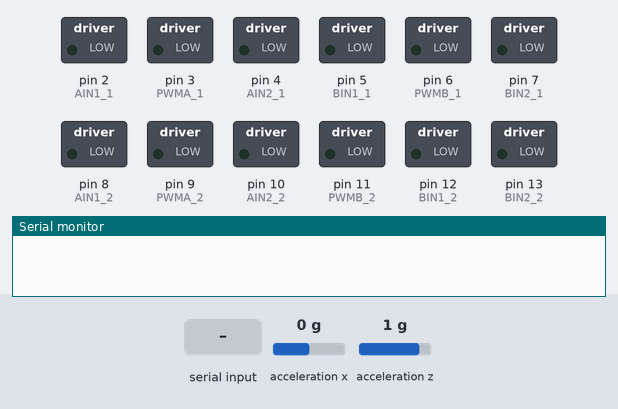
Recording of a sketch running on a simulated Arduino Uno, built with avr-gcc and run on an emulated ATmega328P. On the bench: switched loads named in the sketch (green lamp = pin HIGH), the last lines printed to the serial monitor. The inputs (shaded band) are chosen by the test bench; at power-on: acceleration x 0 g, acceleration z 1 g.

Above: at 1.2 s.
1.3 s: "1" received over Serial
At 3.5 s:
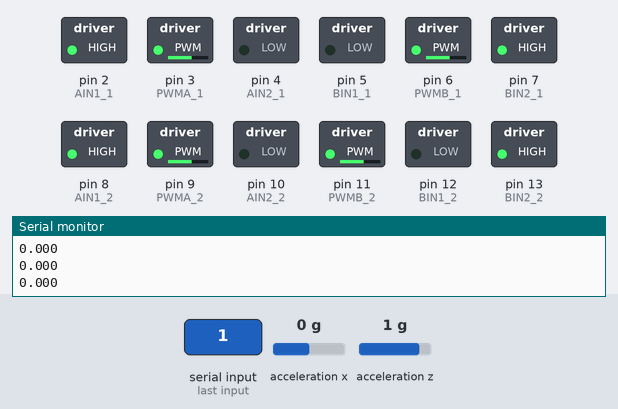
3.8 s: "0" received over Serial
At 6.9 s:
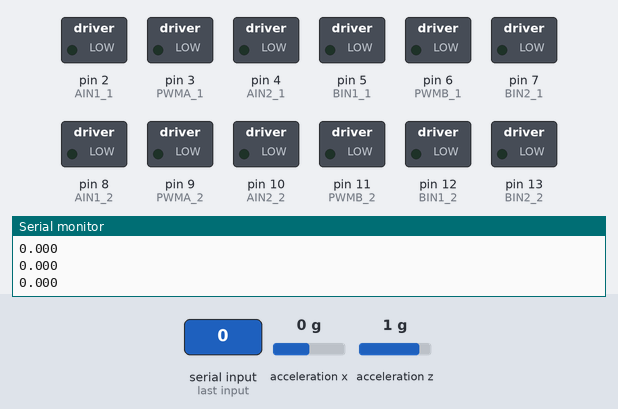
Timing chart, 0 to 8.4 s (numbered marks = the images above; inputs shaded):
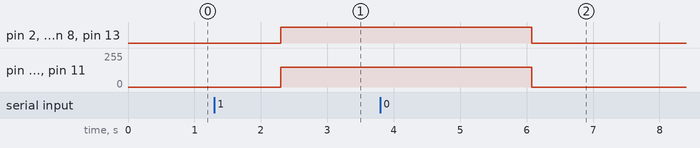

Measured:
- after the input at 1.3 s, pin 2 (AIN1_1), pin 7 (BIN2_1), pin 8 (AIN1_2), pin 13 (BIN2_2): LOW → HIGH after 1.0 s; pin 3 (PWMA_1), pin 6 (PWMB_1), pin 9 (PWMA_2), pin 11 (PWMB_2): 0/255 → 150/255 after 1.0 s
- after the input at 3.8 s, pin 2 (AIN1_1), pin 7 (BIN2_1), pin 8 (AIN1_2), pin 13 (BIN2_2): HIGH → LOW after 2.3 s; pin 3 (PWMA_1), pin 6 (PWMB_1), pin 9 (PWMA_2), pin 11 (PWMB_2): 150/255 → 0/255 after 2.3 s

The sketch:

small_rover_go.ino
```cpp
#include <DHT.h>
#include <DHT_U.h>
#include "DHT.h" //ライブラリインクルード
#define DHT_Pin 15 //DHT11のDATAピンを定義
#define DHT_Type DHT11 //センサの型番定義　DHT11,DHT22など
#include <Arduino.h>
#include <Wire.h>
#include "SparkFun_MMA8452Q.h"

MMA8452Q accel;

int data = 0;

const int PWMA_1 = 3;     // Front Motor (left)
const int AIN1_1 = 2;
const int AIN2_1 = 4;
                        // Front  Motor (right)
const int PWMB_1 = 6;
const int BIN1_1 = 5;
const int BIN2_1 = 7;

const int PWMA_2 = 9;     // Rear Motor (left)
const int AIN1_2 = 8;
const int AIN2_2 = 10;
                        // Rear  Motor (right)
const int PWMB_2 = 11;
const int BIN1_2 = 12;
const int BIN2_2 = 13;

void setup()
{
                        // Front Motor (left) : set all pins as output
  pinMode(AIN1_1, OUTPUT);
  pinMode(AIN2_1, OUTPUT);
  pinMode(PWMA_1, OUTPUT);

                        // Front Motor (right) : set all pins as output
  pinMode(BIN1_1, OUTPUT);
  pinMode(BIN2_1, OUTPUT);
  pinMode(PWMB_1, OUTPUT);
                        // Rear Motor (left) : set all pins as output
  pinMode(AIN1_2, OUTPUT);
  pinMode(AIN2_2, OUTPUT);
  pinMode(PWMA_2, OUTPUT);

                        // Rear Motor (right) : set all pins as output
  pinMode(BIN1_2, OUTPUT);
  pinMode(BIN2_2, OUTPUT);
  pinMode(PWMB_2, OUTPUT);

  Serial.begin(9600);
  Wire.begin();

  if (accel.begin() == false) {
    Serial.println("Not Connected. Please check connections and read the hookup guide.");
    while (1);
  }
}

void loop() {
  if (Serial.available() > 0) {
    data = Serial.read();//シリアル通信で受け取ったデータを読み込む
  }
    if (data == '0') { //停止
    digitalWrite(AIN1_1, LOW);
    digitalWrite(AIN2_1, LOW);
    analogWrite(PWMA_1, 0);

    digitalWrite(BIN1_1, LOW);
    digitalWrite(BIN2_1, LOW);
    analogWrite(PWMB_1, 0);

    digitalWrite(AIN1_2, LOW);
    digitalWrite(AIN2_2, LOW);
    analogWrite(PWMA_2, 0);

    digitalWrite(BIN1_2, LOW);
    digitalWrite(BIN2_2, LOW);
    analogWrite(PWMB_2, 0);

  } else if (data == '1') {//前進
    delay(1000);
    digitalWrite(AIN1_1, HIGH);
    digitalWrite(AIN2_1, LOW);
    analogWrite(PWMA_1, 150);

    digitalWrite(BIN1_1, LOW);
    digitalWrite(BIN2_1, HIGH);
    analogWrite(PWMB_1, 150);

    digitalWrite(AIN1_2, HIGH);
    digitalWrite(AIN2_2, LOW);
    analogWrite(PWMA_2, 150);

    digitalWrite(BIN1_2, LOW);
    digitalWrite(BIN2_2, HIGH);
    analogWrite(PWMB_2, 150);


    for (int i=0; i<200; i++) {
    if (accel.available()) {
    float ax = accel.getCalculatedX();
    float az = accel.getCalculatedZ();
    float angle = atan2(ax, az) * 180.0 / PI;

    Serial.print(angle, 3);
    Serial.println();
  }
  }
  }
}
```
